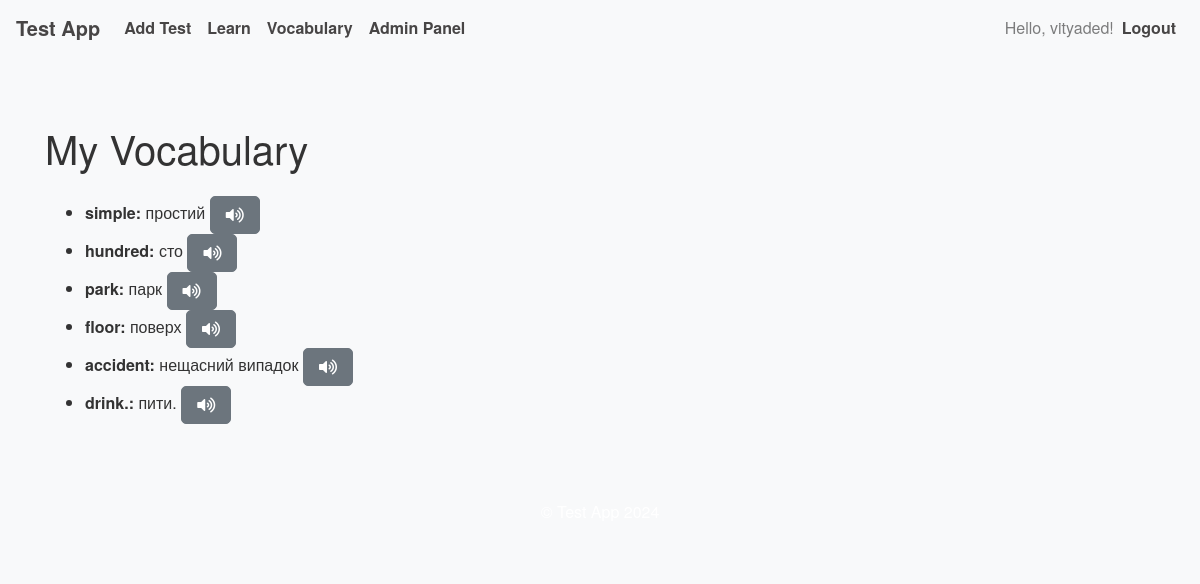
Page /my_vocabulary (signed in) on the earlier database version.
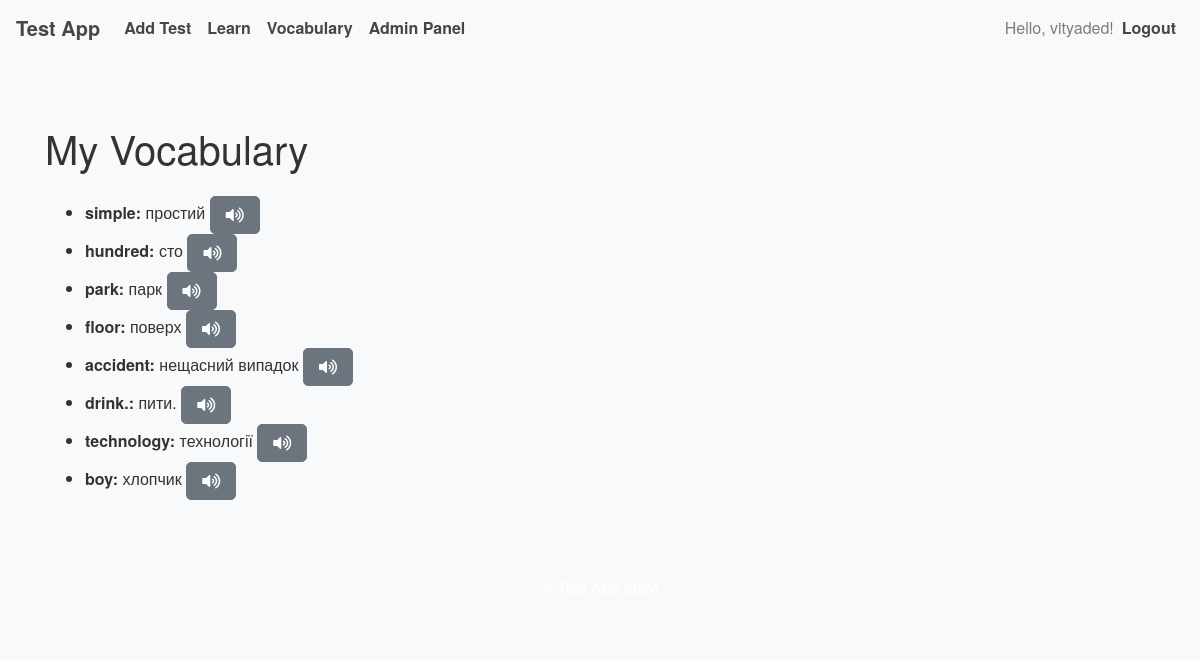
Same page on the later database version.
### app.py (models this page shows, shortened)
class User(UserMixin, db.Model):
    __tablename__ = 'user'  # Explicitly specify table name
    id = db.Column(db.Integer, primary_key=True)
    username = db.Column(db.String(150), nullable=False, unique=True)
    password = db.Column(db.String(200), nullable=False)
    is_admin = db.Column(db.Boolean, default=False)
    test_results = db.relationship('TestResult', backref='user', lazy=True)
    tests_created = db.relationship('Test', backref='creator', lazy=True)
    vocabulary = db.relationship('Vocabulary', backref='user', lazy=True)

class Vocabulary(db.Model):
    __tablename__ = 'vocabulary'
    id = db.Column(db.Integer, primary_key=True)
    word = db.Column(db.String(100), nullable=False)
    translation = db.Column(db.String(200), nullable=False)
    pronunciation_url = db.Column(db.String(300))  # Store pronunciation URL if necessary
    user_id = db.Column(db.Integer, db.ForeignKey('user.id'), nullable=False)

### app.py (the view)
@app.route('/my_vocabulary')
@login_required
def my_vocabulary():
    vocab_words = Vocabulary.query.filter_by(user_id=current_user.id).all()
    return render_template('vocabulary.html', vocab_words=vocab_words)

### app.py (called while the page is built)
@login_manager.user_loader
def load_user(user_id):
    return db.session.get(User, int(user_id))

@app.context_processor
def inject_csrf_token():
    return dict(csrf_token=generate_csrf())

### templates/vocabulary.html (shortened to what this page needs)
<link rel="stylesheet" href="https://cdnjs.cloudflare.com/ajax/libs/font-awesome/5.15.4/css/all.min.css">
{% extends "base.html" %}
{% block content %}
  <h1 class="my-4">My Vocabulary</h1>
  <ul>
    {% for vocab in vocab_words %}
      <li>
        <strong>{{ vocab.word }}:</strong> {{ vocab.translation }}
        <button class="btn btn-secondary" onclick="playPronunciation('{{ vocab.word }}')">
          <i class="fas fa-volume-up"></i>
        </button>
      </li>
    {% else %}
      <p>No words in your vocabulary yet.</p>
    {% endfor %}
  </ul>
{% endblock %}

### templates/base.html (shortened to what this page needs)
<!DOCTYPE html>
<html lang="en">
<head>
  <link rel="stylesheet" href="https://stackpath.bootstrapcdn.com/bootstrap/4.5.2/css/bootstrap.min.css">
  <link rel="stylesheet" href="{{ url_for('static', filename='styles.css') }}">
</head>
<body>
  <nav class="navbar navbar-expand-lg navbar-light bg-light">
    <a class="navbar-brand" href="{{ url_for('index') }}">Test App</a>
    <div class="collapse navbar-collapse" id="navbarNav">
      <ul class="navbar-nav mr-auto">
        {% if current_user.is_authenticated %}
          <li class="nav-item">
            <a class="nav-link" href="{{ url_for('add_test') }}">Add Test</a>
          </li>
          <li class="nav-item">
            <a class="nav-link" href="{{ url_for('learn_test', test_id=1) }}">Learn</a>
          </li>
          <li class="nav-item">
            <a class="nav-link" href="{{ url_for('my_vocabulary') }}">Vocabulary</a>
          </li>
          {% if current_user.is_admin %}
            <li class="nav-item">
              <a class="nav-link" href="{{ url_for('admin_panel') }}">Admin Panel</a>
            </li>
          {% endif %}
        {% endif %}
      </ul>
      <ul class="navbar-nav ml-auto">
        {% if current_user.is_authenticated %}
          <li class="nav-item">
            <span class="navbar-text">Hello, {{ current_user.username }}!</span>
          </li>
          <li class="nav-item">
            <a class="nav-link" href="{{ url_for('logout') }}">Logout</a>
          </li>
        {% endif %}
      </ul>
    </div>
  </nav>
  <div class="container mt-4">
    {% block content %}{% endblock %}
  </div>
  <footer class="bg-light text-center py-3 mt-4">
    <p>© Test App 2024</p>
  </footer>
</body>
</html>

### static/styles.css (style rules this page uses)
body { font-family: 'Helvetica Neue', Arial, sans-serif; background-color: #f8f9fa; color: #333; }
.navbar { background-color: #007bff; }
.navbar-brand, .nav-link { color: rgb(71, 69, 69) !important; font-weight: bold; }
.container { padding-top: 20px; padding-bottom: 20px; }
.btn { font-size: 1rem; padding: 10px 15px; border-radius: 5px; }
footer { background-color: #007bff; color: white; padding: 20px 0; text-align: center; }

Differences in the rows shown:
added Vocabulary: word "technology", translation "технології"
added Vocabulary: word "boy", translation "хлопчик"
